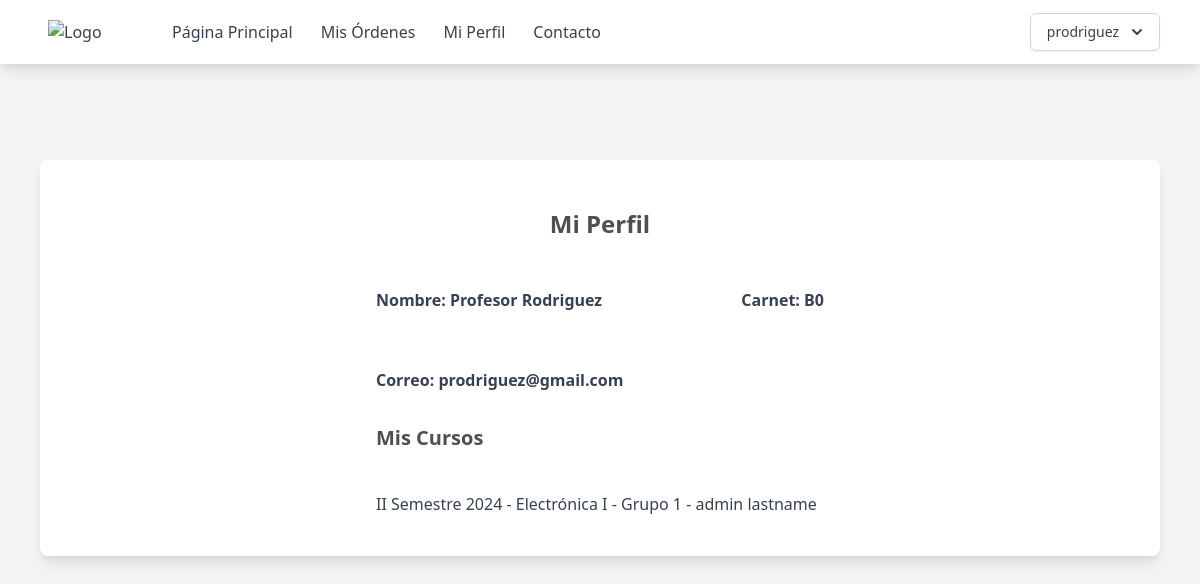
The app's page /mi-perfil (signed in), older data.
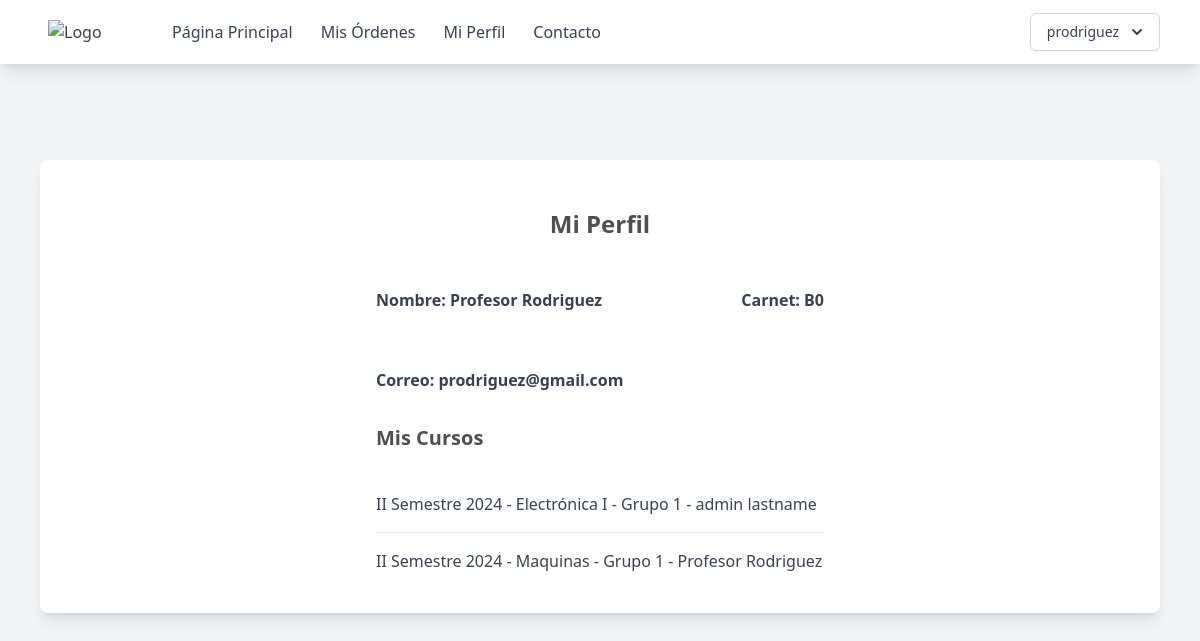
The same page, newer data.
### supply_room/models.py (models this page shows, shortened)
class ClassGroups(models.Model):
    number = models.PositiveIntegerField(verbose_name='Numero de Curso:')
    year = models.PositiveIntegerField(verbose_name='Año', default=2024)
    term = models.CharField(
        max_length=3, choices=TERM_CHOICES, default="I", verbose_name='Semestre'
    )
    professor = models.ForeignKey(
        Users, related_name="group_professor", on_delete=models.PROTECT, verbose_name='Profesor'
    )
    class_id = models.ForeignKey(Class, on_delete=models.PROTECT, verbose_name='Clase')
    student = models.ManyToManyField(
        Users, related_name="group_student", through=Users.groups.through, blank=True, verbose_name='Estudiantes'
    )
    @property
    def semester(self):
        return f"{self.term} Semestre {str(self.year)}"

class Class(models.Model):
    name = models.CharField(max_length=200)
    code = models.CharField(max_length=200)

class Users(AbstractUser):
    name = models.CharField(max_length=200)
    email = models.EmailField(unique=True)
    role = models.CharField(max_length=200, choices=ROLE_CHOICES, default="student")
    student_id = models.CharField(max_length=200, null=True, blank=True)
    username = models.CharField(max_length=50, null=True)
    groups = models.ManyToManyField(
        "ClassGroups", related_name="group_student", blank=True
    )
    orders = models.ManyToManyField("Order", related_name="order_student", blank=True)
    objects = CustomUserManager()
    USERNAME_FIELD = "email"
    REQUIRED_FIELDS = ["name", "role"]

### supply_room/views.py (the view)
class MyProfileView(View):
    def get(self, request, *args, **kwargs):
        return render(
            request,
            "page/perfil.html",
            {"user": request.user, "grupos": request.user.groups.order_by("-year", "-term").all()},
        )

### templates/page/perfil.html (shortened to what this page needs)
{% extends "base.html" %} {% block content %}
<div class="max-w-6xl mx-auto px-4 py-8 mt-16">
    <div class="bg-white rounded-lg p-6 shadow-lg backdrop-blur-xl">
        <div class="max-w-md mx-auto space-y-6">
            <h2 class="text-2xl font-bold mb-6 text-center">Mi Perfil</h2>
            <div class="flex justify-between items-center  ">
                <div class="block text-gray-700 text-l font-bold mb-2 space-y-4 my-6">Nombre: {{user.name}}</div>
                <div class="block text-gray-700 text-l font-bold mb-2 space-y-4 my-6">Carnet: {{user.student_id}}</div>
            </div>
            <div class="flex justify-between items-center  ">
                <div class="block text-gray-700 text-l font-bold mb-2 space-y-4 my-6">Correo: {{user.email}}</div>
            </div>
        </div>
        {% if user.role != 'admin' %}
        <div class="max-w-md mx-auto space-y-6">
            <h2 class="text-xl font-bold mb-6 text-left">Mis Cursos</h2>
            <ul class="divide-y divide-gray-200">
                {% for object in grupos %}
                <li class="py-4">
                    <div class="flex justify-between items-center  ">
                        <span class="text-gray-700">{{ object.semester }} - {{ object.class_id.name }} -  Grupo {{ object.number }} - {{object.professor.name}}</span>
                    </div>
                </li>
                {% empty %}
                <li class="py-4 text-center text-gray-500">No objects yet.</li>
                {% endfor %}
            </ul>
        </div>
        {% endif %}
    </div>
</div>
{% endblock %}

Row changes from the older to the newer data that the page shows:
added ClassGroups: semester "II Semestre 2024", class_id.name "Maquinas", number "1", professor.name "Profesor Rodriguez"
